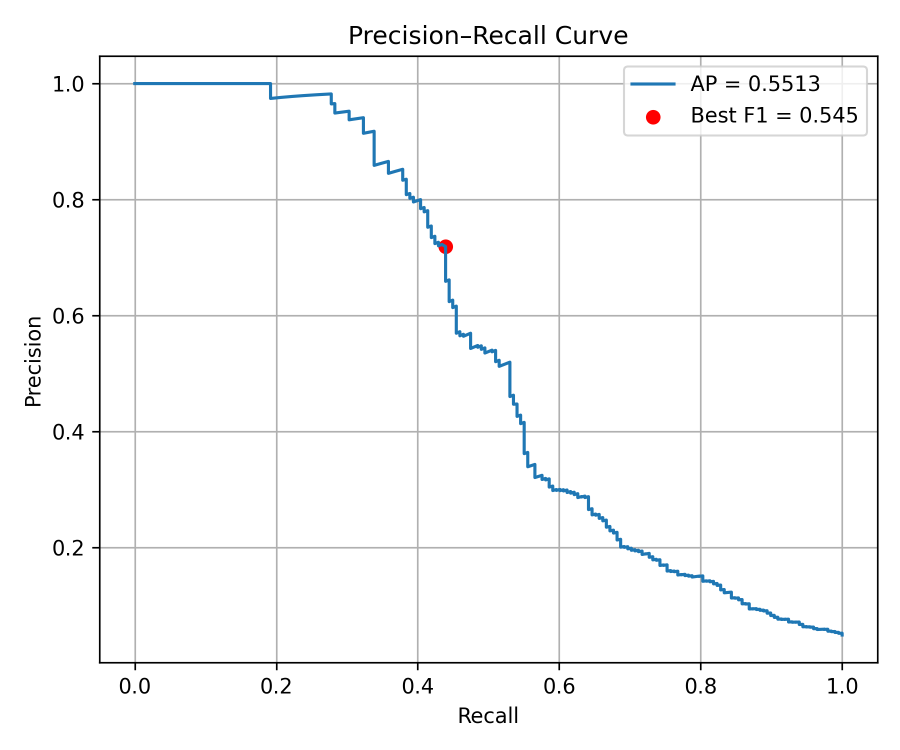
#> input picture precision_recall_curve.png, 1800 x 1500 px (shown at 1/2 size)
$ python -i crop.py   (imports and definitions only)
#> lines starting #> are read from the running program, lines starting #| are printed output that depends on the picture; after the words box and inside, x2 and y2 are one past the last pixel; in counts of white or black regions, pixels touching at a corner belong together
import numpy as np
import cv2
from PIL import Image


def get_cropping_coordinates(image, padding=100):

    ### uses contour finding algorithm from cv2 to remove black spaces from images
    ### image: 8bit pixel array

#> called with padding = 100
    _, thresh = cv2.threshold(image, 1, 255, cv2.THRESH_BINARY)
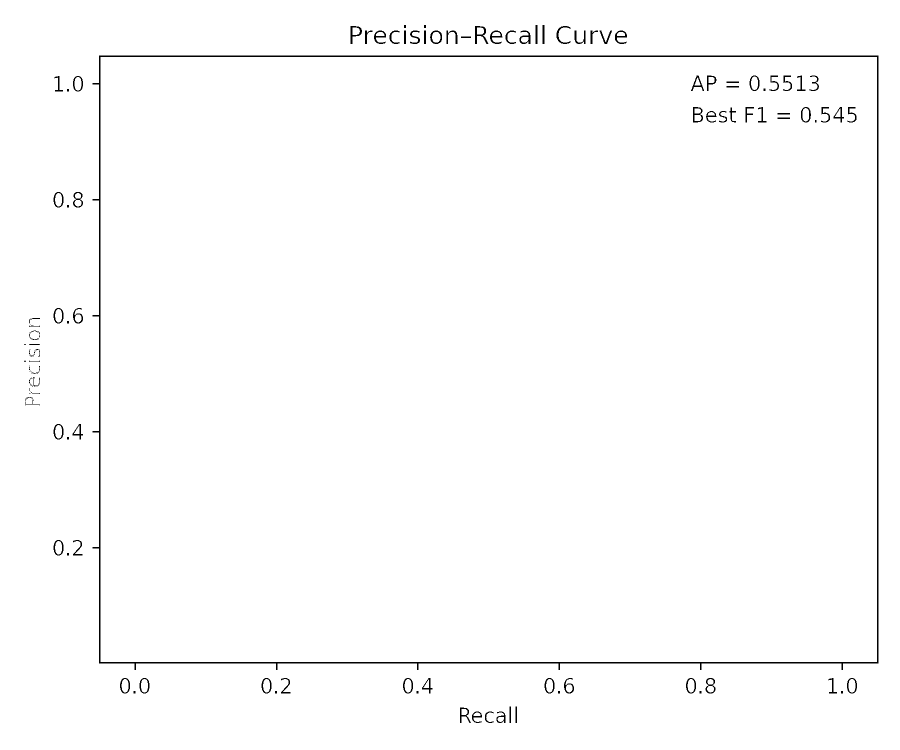
#> thresh: shape (1500, 1800) (shown at 1/2 size); 98.9% white; 133 black regions (38 under 20 px), largest, box (x1, y1, x2, y2) and area: (185, 111, 1757, 1340) 17043, (950, 52, 977, 88) 347, (701, 52, 724, 88) 286
    contours, _ = cv2.findContours(thresh, cv2.RETR_EXTERNAL, cv2.CHAIN_APPROX_SIMPLE)
#> contours = [[[0, 0], [0, 1499], [1799, 1499], [1799, 0]]]
    max_contour = max(contours, key=cv2.contourArea)
#> max_contour = [[0, 0], [0, 1499], [1799, 1499], [1799, 0]]
    x, y, w, h = cv2.boundingRect(max_contour)
#> x = 0; y = 0; w = 1800; h = 1500

    x = max(0, x - padding)
    y = max(0, y - padding)
    w = min(image.shape[1], w + 2 * padding)
    h = min(image.shape[0], h + 2 * padding)

    return x, y , w, h


def crop_image(image, box_coordinates):

    ### image: 8bit or 16bit pixel array

    x, y, w, h = box_coordinates
    return image[y:y+h, x:x+w]

def pad_crop_image(image, box_coordinates):

    ### Due to padding and perfect square bounding box cropping, top left and/or bottom right corners might not lie on the image
    ### This code pads the image with black pixel values in that case
    ### image: 8bit or 16 bit pixel array

    x, y, w, h = box_coordinates
    H, W = image.shape

    paddingX1 = int(max(-1*x, 0))
    paddingY1 = int(max(-1*y, 0))
    paddingX2 = int(max(0, x + w - W))
    paddingY2 = int(max(0, y + h - H))

    x = x + paddingX1
    y = y + paddingY1

    padded_image = np.pad(image, pad_width=((paddingY1, paddingY2), (paddingX1, paddingX2)), mode='constant', constant_values=0)
    padded_crop = padded_image[y:y+h, x:x+w]

    return padded_crop

>>> import cv2
>>> picture = cv2.imread('../precision_recall_curve.png', cv2.IMREAD_GRAYSCALE)
>>> result = get_cropping_coordinates(picture)
#> result = (0, 0, 1800, 1500)
